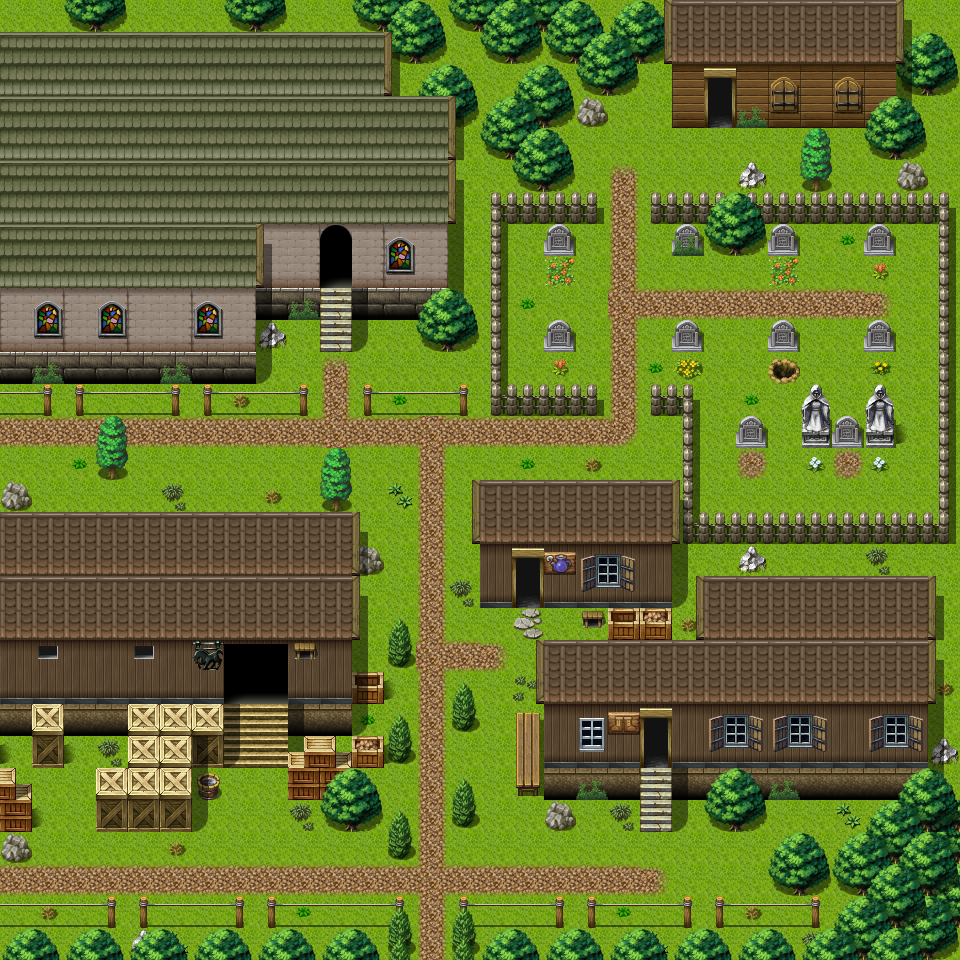

This is a level from a 2D game, rendered from its Tiled map with the project's own tilesets. A one-line summary and the map file follow, with tile-layer data summarised:
An orthogonal 30x30 tile map with 32x32 px tiles, 3 tile layers (Ground, Objects, Above), 1 hidden layer not drawn, 40 tilesets and 21 objects (9x sign, 8x mapchange, 4x spawn).

<map version="1.0" orientation="orthogonal" width="30" height="30" tilewidth="32" tileheight="32">
 <properties>
  <property name="outdoors" value="1" />
 </properties>
 <tileset firstgid="1" name="map_bed_1" tilewidth="32" tileheight="32">
  <image source="../drawable/map_bed_1.png" width="512" height="256" />
 </tileset>
 <tileset firstgid="129" name="map_border_1" tilewidth="32" tileheight="32">
  <image source="../drawable/map_border_1.png" width="512" height="256" />
 </tileset>
 <tileset firstgid="257" name="map_bridge_1" tilewidth="32" tileheight="32">
  <image source="../drawable/map_bridge_1.png" width="512" height="256" />
 </tileset>
 <tileset firstgid="385" name="map_broken_1" tilewidth="32" tileheight="32">
  <image source="../drawable/map_broken_1.png" width="512" height="256" />
 </tileset>
 <tileset firstgid="513" name="map_cavewall_1" tilewidth="32" tileheight="32">
  <image source="../drawable/map_cavewall_1.png" width="576" height="192" />
 </tileset>
 <tileset firstgid="621" name="map_cavewall_2" tilewidth="32" tileheight="32">
  <image source="../drawable/map_cavewall_2.png" width="576" height="192" />
 </tileset>
 <tileset firstgid="729" name="map_cavewall_3" tilewidth="32" tileheight="32">
  <image source="../drawable/map_cavewall_3.png" width="576" height="192" />
 </tileset>
 <tileset firstgid="837" name="map_chair_table_1" tilewidth="32" tileheight="32">
  <image source="../drawable/map_chair_table_1.png" width="512" height="256" />
 </tileset>
 <tileset firstgid="965" name="map_crate_1" tilewidth="32" tileheight="32">
  <image source="../drawable/map_crate_1.png" width="512" height="256" />
 </tileset>
 <tileset firstgid="1093" name="map_cupboard_1" tilewidth="32" tileheight="32">
  <image source="../drawable/map_cupboard_1.png" width="512" height="256" />
 </tileset>
 <tileset firstgid="1221" name="map_curtain_1" tilewidth="32" tileheight="32">
  <image source="../drawable/map_curtain_1.png" width="512" height="256" />
 </tileset>
 <tileset firstgid="1349" name="map_entrance_1" tilewidth="32" tileheight="32">
  <image source="../drawable/map_entrance_1.png" width="512" height="256" />
 </tileset>
 <tileset firstgid="1477" name="map_fence_1" tilewidth="32" tileheight="32">
  <image source="../drawable/map_fence_1.png" width="512" height="256" />
 </tileset>
 <tileset firstgid="1605" name="map_fence_2" tilewidth="32" tileheight="32">
  <image source="../drawable/map_fence_2.png" width="512" height="256" />
 </tileset>
 <tileset firstgid="1733" name="map_ground_1" tilewidth="32" tileheight="32">
  <image source="../drawable/map_ground_1.png" width="512" height="256" />
 </tileset>
 <tileset firstgid="1861" name="map_ground_2" tilewidth="32" tileheight="32">
  <image source="../drawable/map_ground_2.png" width="512" height="256" />
 </tileset>
 <tileset firstgid="1989" name="map_ground_3" tilewidth="32" tileheight="32">
  <image source="../drawable/map_ground_3.png" width="512" height="256" />
 </tileset>
 <tileset firstgid="2117" name="map_ground_4" tilewidth="32" tileheight="32">
  <image source="../drawable/map_ground_4.png" width="512" height="256" />
 </tileset>
 <tileset firstgid="2245" name="map_ground_5" tilewidth="32" tileheight="32">
  <image source="../drawable/map_ground_5.png" width="512" height="256" />
 </tileset>
 <tileset firstgid="2373" name="map_ground_6" tilewidth="32" tileheight="32">
  <image source="../drawable/map_ground_6.png" width="512" height="256" />
 </tileset>
 <tileset firstgid="2501" name="map_ground_7" tilewidth="32" tileheight="32">
  <image source="../drawable/map_ground_7.png" width="512" height="256" />
 </tileset>
 <tileset firstgid="2629" name="map_ground_8" tilewidth="32" tileheight="32">
  <image source="../drawable/map_ground_8.png" width="512" height="256" />
 </tileset>
 <tileset firstgid="2757" name="map_indoor_1" tilewidth="32" tileheight="32">
  <image source="../drawable/map_indoor_1.png" width="512" height="256" />
 </tileset>
 <tileset firstgid="2885" name="map_kitchen_1" tilewidth="32" tileheight="32">
  <image source="../drawable/map_kitchen_1.png" width="512" height="256" />
 </tileset>
 <tileset firstgid="3013" name="map_outdoor_1" tilewidth="32" tileheight="32">
  <image source="../drawable/map_outdoor_1.png" width="512" height="256" />
 </tileset>
 <tileset firstgid="3141" name="map_pillar_1" tilewidth="32" tileheight="32">
  <image source="../drawable/map_pillar_1.png" width="512" height="256" />
 </tileset>
 <tileset firstgid="3269" name="map_plant_1" tilewidth="32" tileheight="32">
  <image source="../drawable/map_plant_1.png" width="512" height="256" />
 </tileset>
 <tileset firstgid="3397" name="map_rock_1" tilewidth="32" tileheight="32">
  <image source="../drawable/map_rock_1.png" width="512" height="256" />
 </tileset>
 <tileset firstgid="3525" name="map_roof_1" tilewidth="32" tileheight="32">
  <image source="../drawable/map_roof_1.png" width="512" height="256" />
 </tileset>
 <tileset firstgid="3653" name="map_roof_2" tilewidth="32" tileheight="32">
  <image source="../drawable/map_roof_2.png" width="512" height="256" />
 </tileset>
 <tileset firstgid="3781" name="map_shop_1" tilewidth="32" tileheight="32">
  <image source="../drawable/map_shop_1.png" width="512" height="256" />
 </tileset>
 <tileset firstgid="3909" name="map_sign_ladder_1" tilewidth="32" tileheight="32">
  <image source="../drawable/map_sign_ladder_1.png" width="512" height="256" />
 </tileset>
 <tileset firstgid="4037" name="map_table_1" tilewidth="32" tileheight="32">
  <image source="../drawable/map_table_1.png" width="512" height="256" />
 </tileset>
 <tileset firstgid="4165" name="map_trail_1" tilewidth="32" tileheight="32">
  <image source="../drawable/map_trail_1.png" width="512" height="256" />
 </tileset>
 <tileset firstgid="4293" name="map_tree_1" tilewidth="32" tileheight="32">
  <image source="../drawable/map_tree_1.png" width="512" height="256" />
 </tileset>
 <tileset firstgid="4421" name="map_wall_1" tilewidth="32" tileheight="32">
  <image source="../drawable/map_wall_1.png" width="512" height="256" />
 </tileset>
 <tileset firstgid="4549" name="map_wall_2" tilewidth="32" tileheight="32">
  <image source="../drawable/map_wall_2.png" width="480" height="256" />
 </tileset>
 <tileset firstgid="4669" name="map_wall_3" tilewidth="32" tileheight="32">
  <image source="../drawable/map_wall_3.png" width="480" height="256" />
 </tileset>
 <tileset firstgid="4789" name="map_window_1" tilewidth="32" tileheight="32">
  <image source="../drawable/map_window_1.png" width="512" height="256" />
 </tileset>
 <tileset firstgid="4917" name="map_window_2" tilewidth="32" tileheight="32">
  <image source="../drawable/map_window_2.png" width="512" height="256" />
 </tileset>
 <layer name="Ground" width="30" height="30">
  <data>[900 cells, 900 non-empty, 24 distinct tile ids]</data>
 </layer>
 <layer name="Objects" width="30" height="30">
  <data>[900 cells, 343 non-empty, 69 distinct tile ids]</data>
 </layer>
 <layer name="Above" width="30" height="30">
  <data>[900 cells, 124 non-empty, 16 distinct tile ids]</data>
 </layer>
 <layer name="Walkable" width="30" height="30" visible="0">
  <data>[900 cells, 603 non-empty, 1 distinct tile ids]</data>
 </layer>
 <objectgroup name="Mapevents" visible="0">
  <!-- 17 objects omitted --></objectgroup>
 <objectgroup name="Citizens" visible="0">
  <!-- 3 objects omitted --></objectgroup>
 <objectgroup name="Keys" visible="0" />
 <objectgroup name="NPCs" visible="0">
  <!-- 1 objects omitted --></objectgroup>
</map>
<!-- 21 of 21 objects omitted -->
